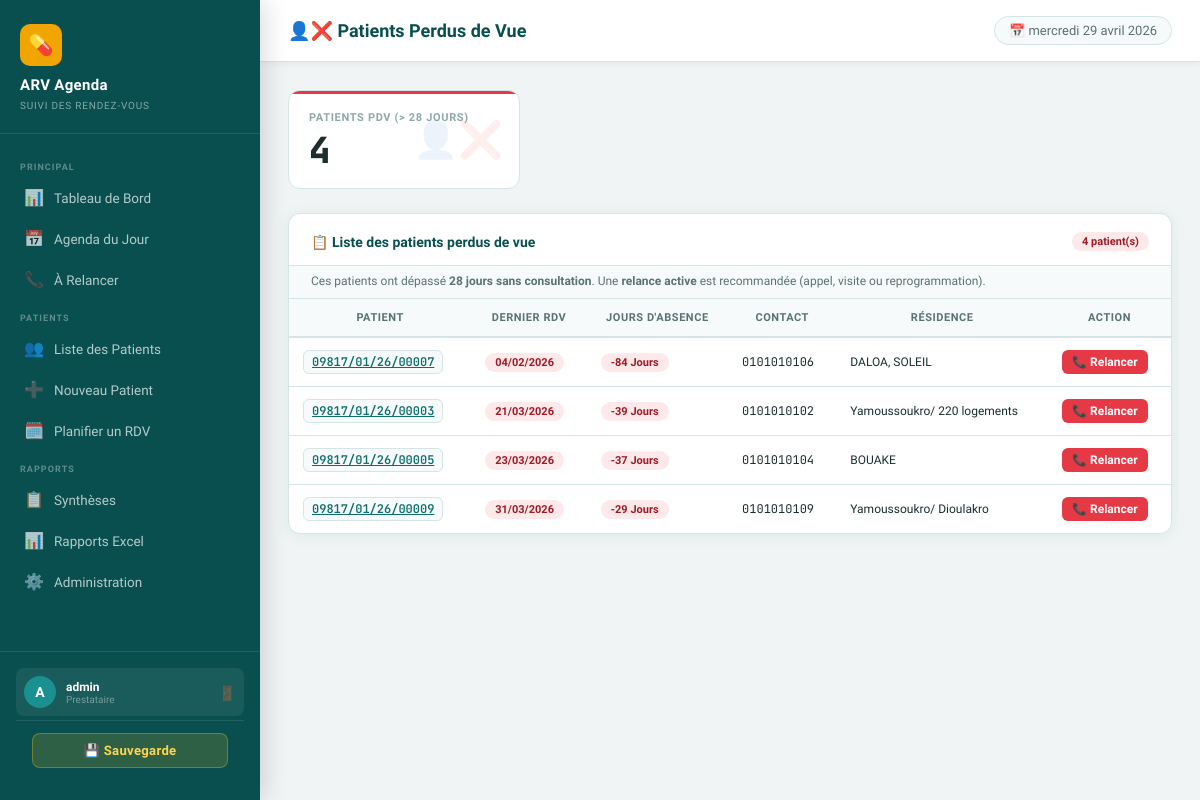
Screenshot of /pdv/ (signed in) with the database file from the repository.
### agenda/models.py (models this page shows, shortened)
class RendezVous(models.Model):
    numero_ordre = models.PositiveIntegerField(verbose_name="N° d'ordre (Colonne A)")
    patient = models.ForeignKey(Patient, on_delete=models.CASCADE, related_name='rendez_vous')
    date_rdv = models.DateField(verbose_name="Date du RDV")
    date_derniere_visite = models.DateField(verbose_name="Date de la dernière visite")
    motif_rdv = models.CharField(max_length=255, blank=True)
    motif_rdv_autre = models.CharField(max_length=200, blank=True, verbose_name="Motif autre (préciser)")
    date_relance_preventive = models.DateField(null=True, blank=True, verbose_name="Date relance préventive (J-2)")
    moyen_relance_preventive = models.CharField(max_length=1, choices=MOYEN_RELANCE_CHOICES, blank=True, verbose_name="Moyen relance préventive")
    resultat_relance_preventive = models.CharField(max_length=2, choices=RESULTAT_RELANCE_CHOICES, blank=True, verbose_name="Résultat relance préventive")
    date_relance_absence = models.DateField(null=True, blank=True, verbose_name="Date relance absence (J+7)")
    moyen_relance_absence = models.CharField(max_length=1, choices=MOYEN_RELANCE_CHOICES, blank=True, verbose_name="Moyen relance absence")
    resultat_relance_absence = models.CharField(max_length=2, choices=RESULTAT_RELANCE_CHOICES, blank=True, verbose_name="Résultat relance absence")
    date_rdv_reprogramme = models.DateField(null=True, blank=True, verbose_name="Date RDV reprogrammé")
    est_venu = models.BooleanField(null=True, verbose_name="Patient venu au RDV")
    date_prochain_rdv = models.DateField(null=True, blank=True, verbose_name="Date prochain RDV")
    motif_prochain_rdv = models.CharField(max_length=200, blank=True, verbose_name="Motif du prochain RDV")
    motif_non_venue = models.CharField(max_length=200, blank=True, verbose_name="Motif de non-venue")
    cree_par = models.ForeignKey(User, on_delete=models.SET_NULL, null=True, related_name='rdv_crees')
    date_creation = models.DateTimeField(auto_now_add=True)
    date_modification = models.DateTimeField(auto_now=True)
    class Meta:
        verbose_name = "Rendez-vous"
        verbose_name_plural = "Rendez-vous"
        ordering = ['date_rdv', 'numero_ordre']

class Patient(models.Model):
    numero_unique = models.CharField(max_length=50, unique=True, verbose_name="N° Unique d'identification")
    code_etablissement = models.CharField(max_length=20, verbose_name="Code établissement")
    numero_site = models.CharField(max_length=20, blank=True, verbose_name="N° Site")
    sexe = models.CharField(max_length=1, choices=SEXE_CHOICES, verbose_name="Sexe")
    age = models.PositiveIntegerField(verbose_name="Âge")
    age_en_mois = models.BooleanField(default=False, verbose_name="Âge en mois (< 2 ans)")
    type_client = models.CharField(max_length=1, choices=TYPE_CLIENT_CHOICES, verbose_name="Type de client")
    population_cles = models.CharField(max_length=10, choices=POPULATION_CLES_CHOICES, blank=True, verbose_name="Population clés")
    date_mise_sous_arv = models.DateField(verbose_name="Date de mise sous ARV")
    contact_telephone = models.CharField(max_length=20, verbose_name="Contact téléphonique")
    residence_adresse = models.CharField(max_length=255, verbose_name="Résidence/Adresse géographique")
    cree_par = models.ForeignKey(User, on_delete=models.SET_NULL, null=True, related_name='patients_crees')
    date_creation = models.DateTimeField(auto_now_add=True)
    class Meta:
        verbose_name = "Patient"
        verbose_name_plural = "Patients"

### agenda/views.py (the view)
# urls.py: path('pdv/', views.pdv_list, name='pdv_list'),
@login_required
def pdv_list(request):
    seuil = date.today() - timedelta(days=28)
    pdv_rdv = get_rdv_queryset(request.user).filter(
        date_rdv__lt=seuil,
        est_venu=False
    ).select_related('patient')
    for rdv in pdv_rdv:
        rdv.jours_absent = (date.today() - rdv.date_rdv).days
    return render(request, 'agenda/pdv_list.html', {
        'rdv_list': pdv_rdv
    })

### agenda/models.py (called while the page is built)
def get_rdv_queryset(user):
    from django.db.models import Q
    qs = RendezVous.objects.all()
    if user.groups.filter(name=GROUP_PTME).exists():
        return qs.filter(
            Q(patient__age__lte=PTME_AGE_MAX) | Q(patient__type_client__in=PTME_TYPES)
        )
    elif user.groups.filter(name=GROUP_ADULTE).exists():
        return qs.filter(patient__age__gt=PTME_AGE_MAX).exclude(
            patient__type_client__in=PTME_TYPES
        )
    return qs

### templates/agenda/pdv_list.html (shortened to what this page needs)
{% extends 'base.html' %}
{% block page_title %}👤❌ Patients Perdus de Vue{% endblock %}
{% block content %}
<div class="stat-grid" style="grid-template-columns:repeat(2,1fr);max-width:480px;margin-bottom:24px;">
  <div class="stat-card danger">
    <div class="stat-label">Patients PDV (> 28 jours)</div>
    <div class="stat-value">{{ rdv_list|length }}</div>
    <div class="stat-icon">👤❌</div>
  </div>
</div>
<div class="card mb-3">
  <div class="card-header">
    <span class="card-title">📋 Liste des patients perdus de vue</span>
    <span class="badge badge-danger">{{ rdv_list|length }} patient(s)</span>
  </div>
  <div style="padding:8px 22px 10px;font-size:12px;color:var(--text-secondary);background:var(--surface-2);border-bottom:1px solid var(--border);">
    Ces patients ont dépassé <strong>28 jours sans consultation</strong>.
    Une <strong>relance active</strong> est recommandée (appel, visite ou reprogrammation).
  </div>
  {% if rdv_list %}
  <div class="table-wrapper">
    <table class="arv-table">
      <thead>
        <tr>
          <th>Patient</th>
          <th>Dernier RDV</th>
          <th>Jours d'absence</th>
          <th>Contact</th>
          <th>Résidence</th>
          <th>Action</th>
        </tr>
      </thead>
      <tbody>
        {% for rdv in rdv_list %}
        <tr>
          <td>
            <a href="{% url 'patient_detail' rdv.patient.pk %}" class="patient-id">
              {{ rdv.patient.numero_unique }}
            </a>
          </td>
          <td>
            <span class="badge badge-danger">
              {{ rdv.date_rdv|date:"d/m/Y" }}
            </span>
          </td>
          <td>
            <span class="badge badge-danger">
              -{{ rdv.jours_absent }}  Jours
            </span>
          </td>
          <td class="mono" style="font-size:12px;">
            {{ rdv.patient.contact_telephone }}
          </td>
          <td style="font-size:12px;">
            {{ rdv.patient.residence_adresse|truncatechars:28 }}
          </td>
          <td>
            <a href="{% url 'pdv_a_relancer' rdv.pk %}" class="btn btn-sm btn-danger">
              📞 Relancer
            </a>
          </td>
        </tr>
        {% endfor %}
      </tbody>
    </table>
  </div>
  {% else %}
  <div class="empty-state" style="padding:20px;">
    <div class="icon" style="font-size:28px;">✅</div>
    <p>Aucun patient perdu de vue </p>
  </div>
  {% endif %}
</div>
{% endblock %}

### templates/base.html (shortened to what this page needs)
<!DOCTYPE html>
<html lang="fr">
<head>
  {% load static %}
  <link rel="stylesheet" href="{% static 'css/main.css' %}">
</head>
<body>
{% if user.is_authenticated %}
<aside class="sidebar">
  <div class="sidebar-brand">
    <div class="brand-icon">💊</div>
    {% if user.groups.all|length > 0 %}
      {% for group in user.groups.all %}
        {% if group.name == 'Agenda PTME' %}<h1>ARV Agenda</h1><small>Agenda PTME</small>
        {% elif group.name == 'Agenda Adulte' %}<h1>ARV Agenda</h1><small>Agenda Adulte</small>
        {% endif %}
      {% endfor %}
    {% else %}<h1>ARV Agenda</h1><small>Suivi des Rendez-Vous</small>
    {% endif %}
  </div>
  <nav class="sidebar-nav">
    <div class="nav-section-title">Principal</div>
    <a href="{% url 'dashboard' %}" class="nav-link {% if request.resolver_match.url_name == 'dashboard' %}active{% endif %}">
      <span class="icon">📊</span> Tableau de Bord
    </a>
    <a href="{% url 'agenda_jour' %}" class="nav-link {% if request.resolver_match.url_name == 'agenda_jour' %}active{% endif %}">
      <span class="icon">📅</span> Agenda du Jour
    </a>
    <a href="{% url 'a_relancer_list' %}" class="nav-link {% if request.resolver_match.url_name == 'a_relancer_list' %}active{% endif %}">
      <span class="icon">📞</span> À Relancer
    </a>
    <div class="nav-section-title">Patients</div>
    <a href="{% url 'patient_list' %}" class="nav-link {% if 'patient' in request.resolver_match.url_name %}active{% endif %}">
      <span class="icon">👥</span> Liste des Patients
    </a>
    <a href="{% url 'patient_create' %}" class="nav-link">
      <span class="icon">➕</span> Nouveau Patient
    </a>
    <a href="{% url 'rdv_create' %}" class="nav-link">
      <span class="icon">🗓️</span> Planifier un RDV
    </a>
    <div class="nav-section-title">Rapports</div>
    <a href="{% url 'synthese_list' %}" class="nav-link {% if 'synthese' in request.resolver_match.url_name %}active{% endif %}">
      <span class="icon">📋</span> Synthèses
    </a>
    <a href="{% url 'rapport_page' %}" class="nav-link {% if request.resolver_match.url_name == 'rapport_page' or request.resolver_match.url_name == 'rapport_export' %}active{% endif %}">
      <span class="icon">📊</span> Rapports Excel
    </a>
    {% if user.is_staff %}
    <a href="/admin/" class="nav-link">
      <span class="icon">⚙️</span> Administration
    </a>
    {% endif %}
  </nav>
  <div class="sidebar-footer">
    <div class="user-info">
      <div class="user-avatar">{{ user.username|slice:":1"|upper }}</div>
      <div class="user-details">
        <div class="user-name">{{ user.get_full_name|default:user.username }}</div>
        <div class="user-role">
        {% for group in user.groups.all %}
          {% if group.name == 'Agenda PTME' or group.name == 'Agenda Adulte' %}{{ group.name }}{% endif %}
        {% empty %}Prestataire{% endfor %}
      </div>
      </div>
      <form method="POST" action="{% url 'logout' %}" class="logout-form">
        <button type="submit" class="btn-logout" title="Déconnexion">🚪</button>
      </form>
    </div>
    {% if user.is_staff %}
    <div class="sidebar-backup">
      <a href="{% url 'backup_download' %}"
         class="btn-backup"
         onclick="return confirm('Lancer une sauvegarde complète du système ?')"
         title="Sauvegarder la base de données et les fichiers">
        💾 Sauvegarde
      </a>
    </div>
    {% endif %}
  </div>
</aside>
<div class="main-content">
  <div class="topbar">
    <span class="topbar-title">{% block page_title %}ARV Agenda{% endblock %}</span>
    <span class="topbar-date">📅 {% now "l d F Y" %}</span>
  </div>
  <div class="page-content">
    {% block content %}{% endblock %}
  </div>
</div>
{% else %}
{% block auth_content %}{% endblock %}
{% endif %}
</body>
</html>

### rows the page displays
RendezVous: patient.numero_unique "09817/01/26/00007", date_rdv "04/02/2026", jours_absent "84", patient.contact_telephone "0101010106", patient.residence_adresse "DALOA, SOLEIL"
RendezVous: patient.numero_unique "09817/01/26/00003", date_rdv "21/03/2026", jours_absent "39", patient.contact_telephone "0101010102", patient.residence_adresse "Yamoussoukro/ 220 logements"
RendezVous: patient.numero_unique "09817/01/26/00005", date_rdv "23/03/2026", jours_absent "37", patient.contact_telephone "0101010104", patient.residence_adresse "BOUAKE"
RendezVous: patient.numero_unique "09817/01/26/00009", date_rdv "31/03/2026", jours_absent "29", patient.contact_telephone "0101010109", patient.residence_adresse "Yamoussoukro/ Dioulakro"

### other values shown
{{ user.username|slice:":1"|upper }} "A"
{{ user.get_full_name|default:user.username }} "admin"
{{ rdv_list|length }} "4"
